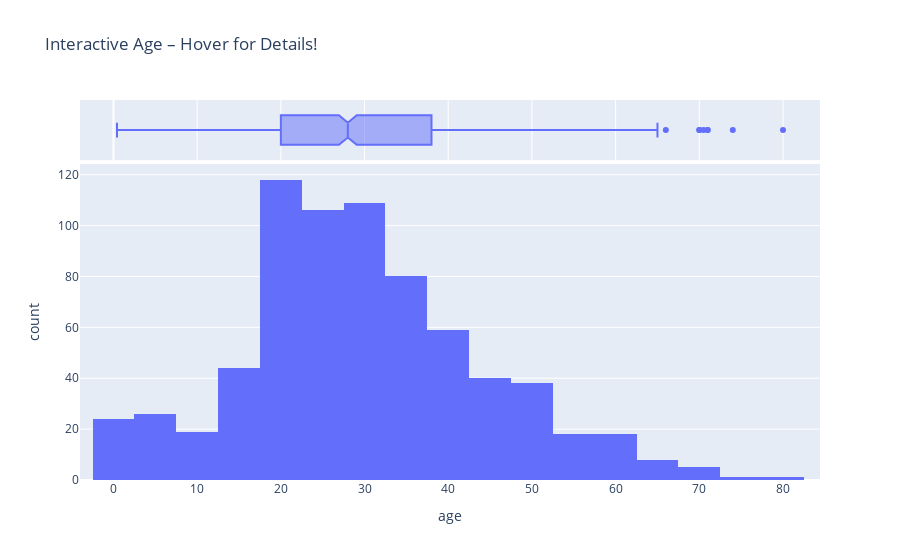

The notebook cell this image was saved under:
### Code cell
# Interactive Age plot
fig = px.histogram(df, x='age', nbins=30, marginal='box', hover_data=df.columns,
                   title="Interactive Age – Hover for Details!")
fig.show()

### Figure 1 — Plotly figure (JSON) as saved in the notebook; plotly's stock layout.template omitted (floating-point values rounded to 4 significant figures; data arrays with more than 128 entries replaced by an {"elided": "..."} marker saying what was removed)
{"data": [{"alignmentgroup": "True", "bingroup": "x", "hovertemplate": "age=%{x}<br>count=%{y}<extra></extra>", "legendgroup": "", "marker": {"color": "#636efa", "pattern": {"shape": ""}}, "name": "", "nbinsx": 30, "offsetgroup": "", "orientation": "v", "showlegend": false, "type": "histogram", "x": {"elided": "891 float values"}, "xaxis": "x", "yaxis": "y"}, {"alignmentgroup": "True", "customdata": {"elided": "891x14 mixed values"}, "hovertemplate": "age=%{x}<br>survived=%{customdata[0]}<br>pclass=%{customdata[1]}<br>sex=%{customdata[2]}<br>sibsp=%{customdata[3]}<br>parch=%{customdata[4]}<br>fare=%{customdata[5]}<br>embarked=%{customdata[6]}<br>class=%{customdata[7]}<br>who=%{customdata[8]}<br>adult_male=%{customdata[9]}<br>deck=%{customdata[10]}<br>embark_town=%{customdata[11]}<br>alive=%{customdata[12]}<br>alone=%{customdata[13]}<extra></extra>", "legendgroup": "", "marker": {"color": "#636efa"}, "name": "", "notched": true, "offsetgroup": "", "showlegend": false, "type": "box", "x": {"elided": "891 float values"}, "xaxis": "x2", "yaxis": "y2"}], "layout": {"barmode": "relative", "legend": {"tracegroupgap": 0}, "title": {"text": "Interactive Age – Hover for Details!"}, "xaxis": {"anchor": "y", "domain": [0, 1], "title": {"text": "age"}}, "xaxis2": {"anchor": "y2", "domain": [0, 1], "matches": "x", "showgrid": true, "showticklabels": false}, "yaxis": {"anchor": "x", "domain": [0, 0.8316], "title": {"text": "count"}}, "yaxis2": {"anchor": "x2", "domain": [0.8416, 1], "matches": "y2", "showgrid": false, "showline": false, "showticklabels": false, "ticks": ""}}}
